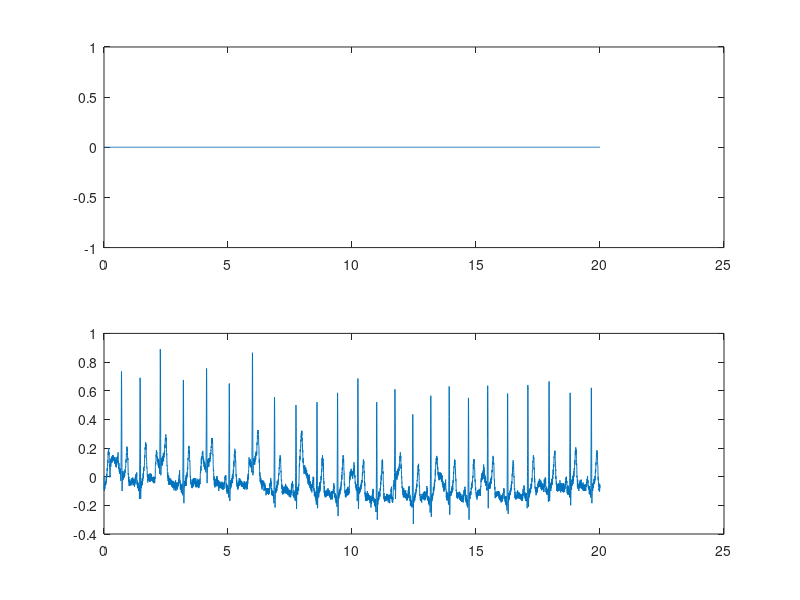
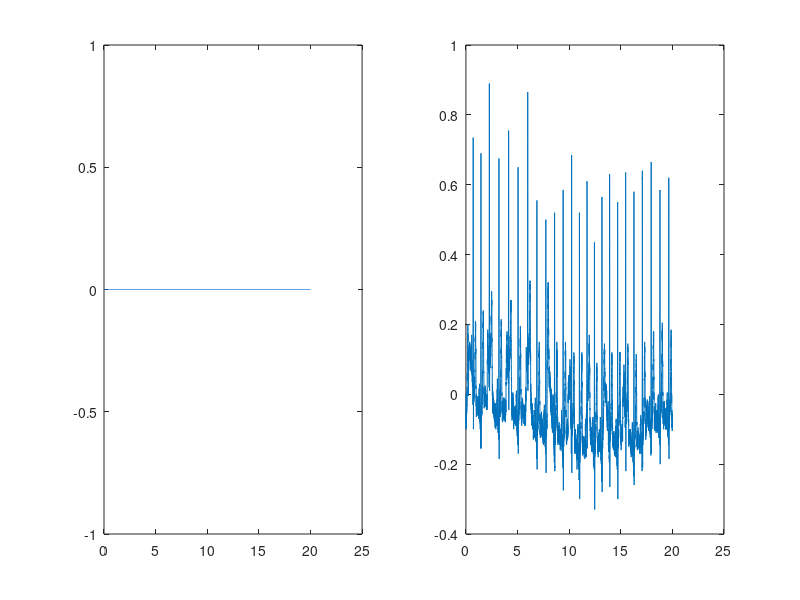
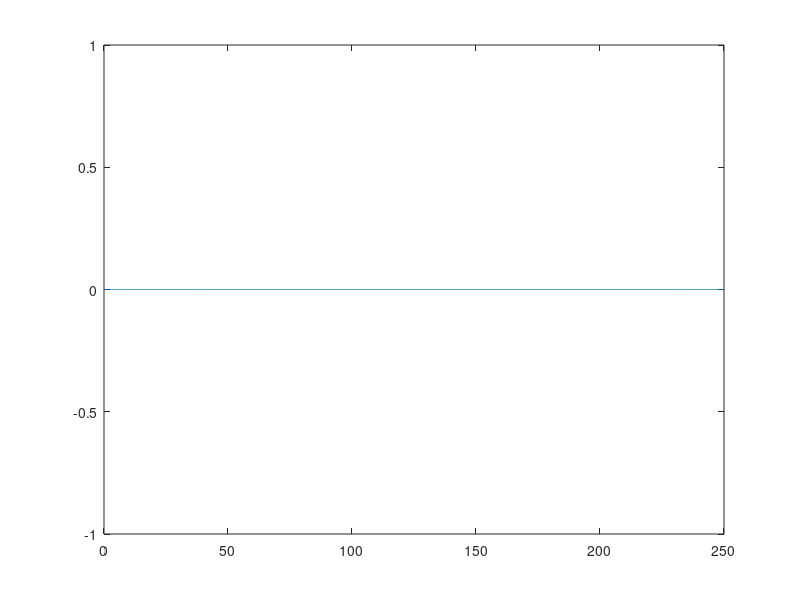
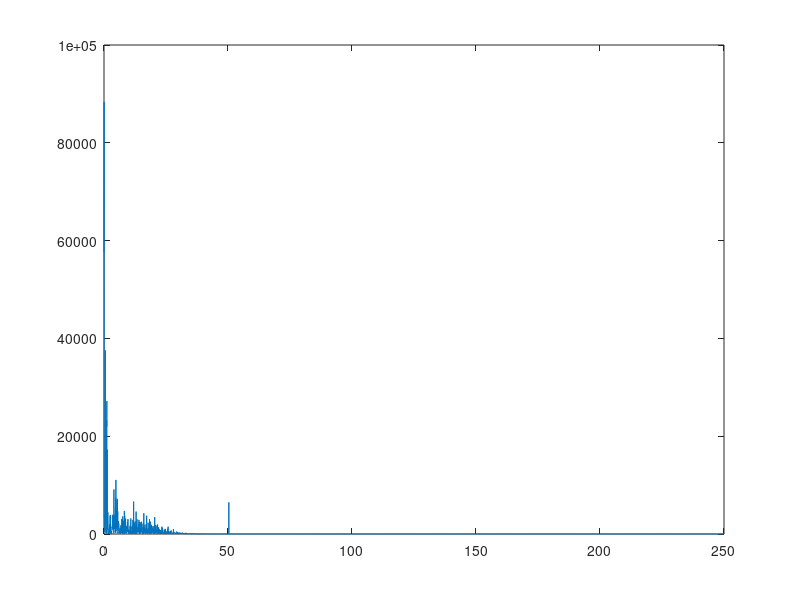

MATLAB code for these plots, in order: (Note: this script raises an error after producing the figures.)
clc
clear
fs=500;
Ts=1/fs;
x = xlsread('samples.csv');
A=x(:,1);
C=x(:,2);
N=length(A);
n=length(C);
B=[0:Ts:(N-1)/fs];
b=[0:Ts:(n-1)/fs];
% C=[B A];
% D=dec2hex(A);
% y=fft(abs(A));
% mag=y.^2;
% frek=(0:N-1)*Fs/N;
figure(1)
subplot(2,1,1)
plot(B,A)
subplot(2,1,2)
plot(b,C)

figure(2)
subplot(1,2,1)
plot(B,A)
subplot(1,2,2)
plot(b,C)

y=abs(fft(A));
mag=y.^2;
frek=0:fs/N:(fs/2)-fs/N;
figure(3)
plot(frek,mag(1:N/2))

y=abs(fft(C));
mag=y.^2;
frek=0:fs/N:(fs/2)-fs/N;
figure(4)
plot(frek,mag(1:N/2))
fc=10;

%----------filter IIR Highpass
Highpass=designfilt('highpassiir','FilterOrder',N,'PassbandFrequency',fc,'PassbandRipple',0.5,'SampleRate',fs);
yy=filter(Highpass,A);
figure(5)
plot(B,yy);
